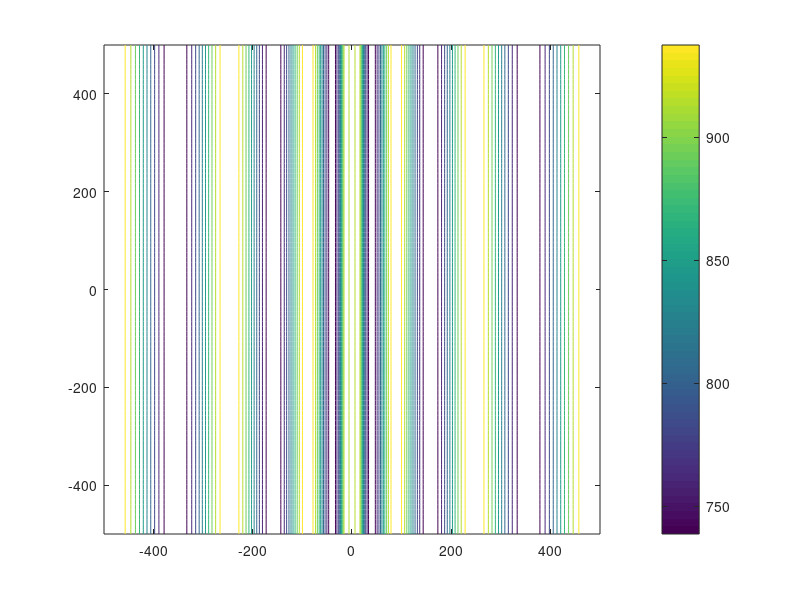
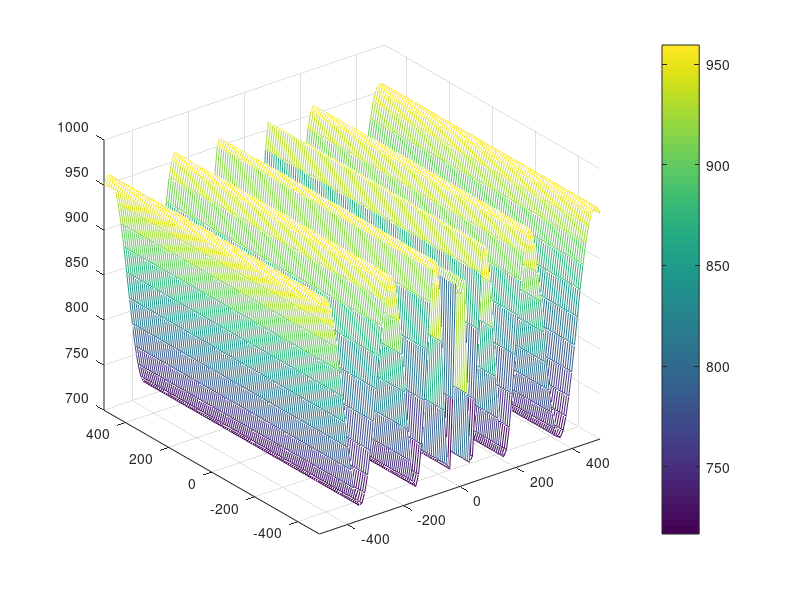

Here is the MATLAB script that generated these plots, in order:
x = linspace(-500,500); % Generate a row vector of 100 linearly equally spaced points between -512 and 512
y = linspace(-500,500); % Generate a row vector of 100 linearly equally spaced points between -512 and 512
[X,Y] = meshgrid(x,y);  % Obtain 100x100 pairs of points in matrix form from vectors x and y
Z = 418.9829*2-X*sin(sqrt(abs(X))+Y*sin(sqrt(abs(Y))));% Compute f(x,y) in matrix form

% Compute f(x,y) in matrix form

figure(1)
contour(X,Y,Z); % Plot a contour plot
colorbar;

figure(2)
mesh(X,Y,Z); % Plot a mesh plot
colorbar;
xlim([-500 500]);
ylim([-500 500]);